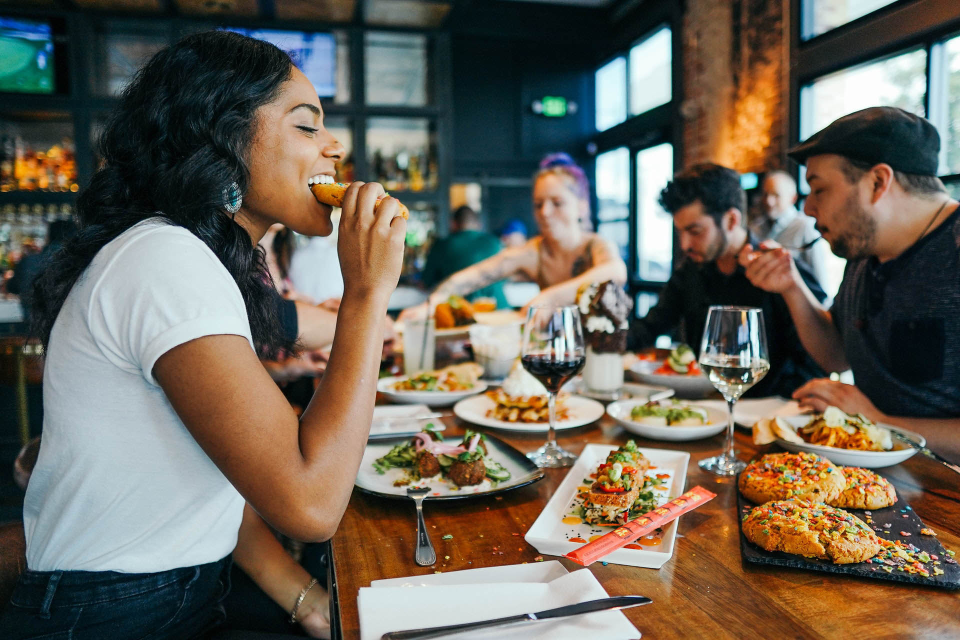
#> input picture public/images/alex-haney-CAhjZmVk5H4-unsplash.jpg, 1920 x 1280 px (shown at 1/2 size); its folder holds only this picture in this run
$ python convert.py
#> lines starting #> are read from the running program, lines starting #| are printed output that depends on the picture
import os
import glob
from PIL import Image
from pathlib import Path

# Define the target widths for the resized images
sizes = [320, 480, 768, 1024]

# Get all .jpg files in the current directory
jpg_files = glob.glob('*.jpg')
dirs = [ d for d in os.listdir() if os.path.isdir(d) ]
for dir in dirs:
    new_jpgs = glob.glob(dir + '/*.jpg')
    jpg_files.extend(new_jpgs)

# Loop through all .jpg files
for image_path in jpg_files:
    # Open the image
    with Image.open(image_path) as img:
#> img is the input picture: PIL image 1920x1280 RGB; mean R, G, B 107.9, 100.6, 88.9
        img = img.convert('RGB')  # Convert to RGB if needed
        original_width, original_height = img.size
#> original_width = 1920; original_height = 1280

        # Loop through all target sizes and resize accordingly
        for width in sizes:
            # Calculate new height maintaining the aspect ratio
            new_height = int((width / original_width) * original_height)

            # Create resized version of the image
            resized_img = img.resize((width, new_height), Image.LANCZOS)

            # Create a new filename based on the original name and new width
            # stem = Path(image_path).stem
            # new_filename = f"{stem}-{width}w.webp"
            # same but save the file in it's original directory
            # new_filename = f"{dir}/{Path(image_path).stem}-{width}w.webp"
            new_filename = image_path.replace('.jpg', f'-{width}w.webp')

            # Save the resized image as a .webp file
            resized_img.save(new_filename, 'webp', quality=85, optimize=True)
#> this loop made 4 passes
#> pass 1, `resized_img = img.resize((width, new_height), Image.LANCZOS)`:
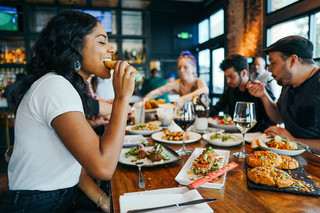
#> resized_img: PIL image 320x213 RGB; mean R, G, B 107.9, 100.6, 88.9
#> pass 2, `resized_img = img.resize((width, new_height), Image.LANCZOS)`:
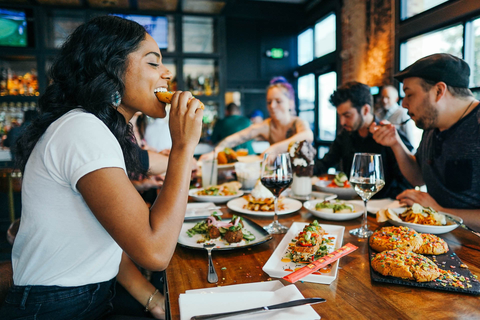
#> resized_img: PIL image 480x320 RGB; mean R, G, B 107.9, 100.6, 88.9
#> after the loop:
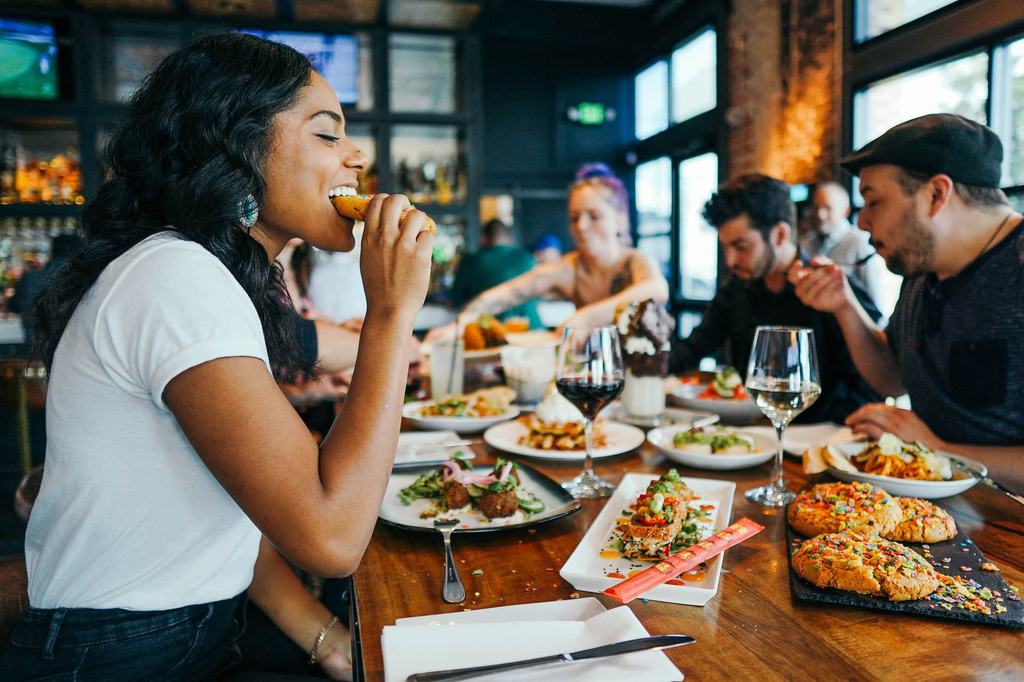
#> resized_img: PIL image 1024x682 RGB; mean R, G, B 107.9, 100.6, 88.9

$ run again, on public/images/daan-evers-tKN1WXrzQ3s-unsplash.jpg
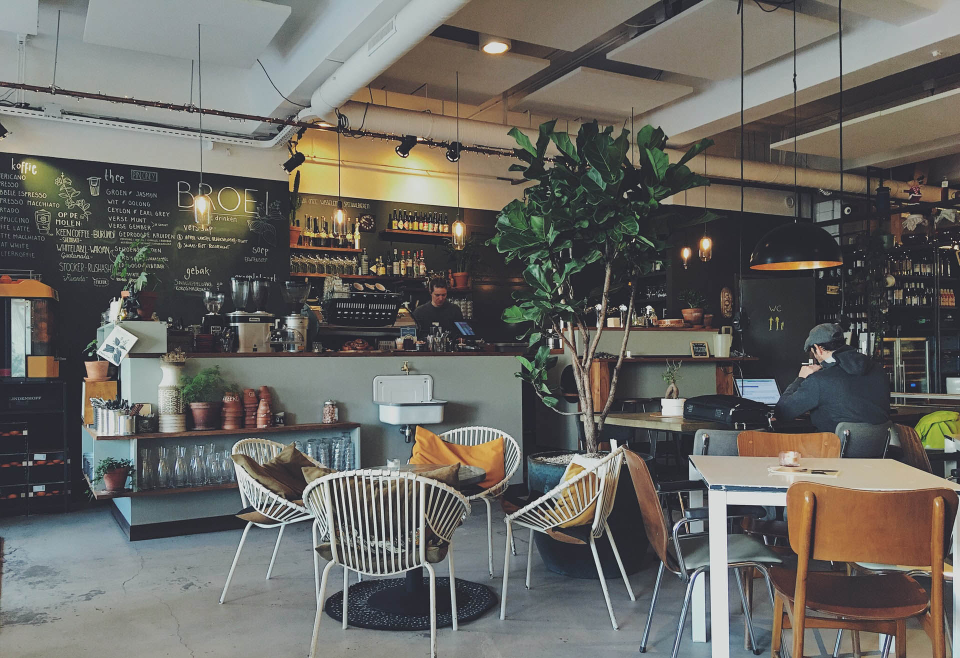
#> input picture public/images/daan-evers-tKN1WXrzQ3s-unsplash.jpg, 1920 x 1316 px (shown at 1/2 size)
#> img is the input picture: PIL image 1920x1316 RGB; mean R, G, B 105.4, 103.8, 98.8
#> the loop `for width in sizes:` made 4 passes
#> pass 1, `resized_img = img.resize((width, new_height), Image.LANCZOS)`:
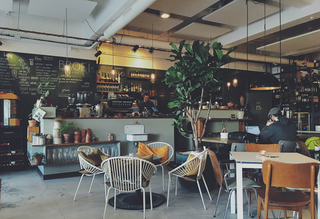
#> resized_img: PIL image 320x219 RGB; mean R, G, B 105.4, 103.8, 98.8
#> pass 3, `resized_img = img.resize((width, new_height), Image.LANCZOS)`:
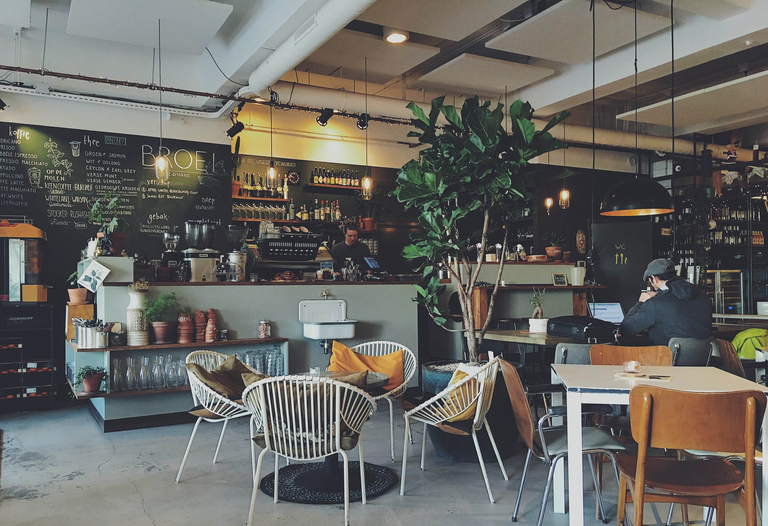
#> resized_img: PIL image 768x526 RGB; mean R, G, B 105.4, 103.8, 98.8
